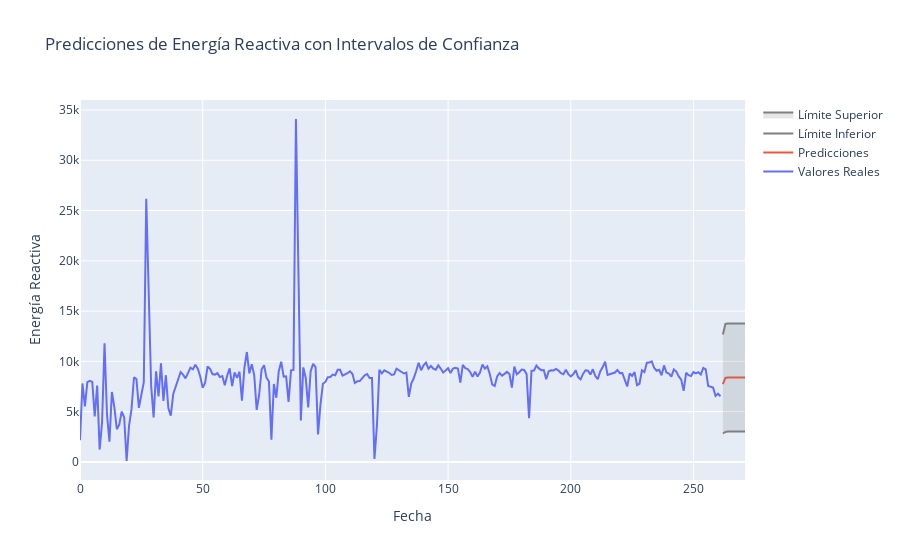

The notebook cell this image was saved under:
### Code cell
import plotly.graph_objects as go

# Crear un DataFrame con los resultados
pred_df = pd.DataFrame({
    'Predicciones': prediccion_media,
    'Límite Inferior': limite_inferior,
    'Límite Superior': limite_superior
})


#df_er["date"].index[-1]
#len(pred_df)+1
# Asignar un índice de fechas adecuado para las predicciones
pred_df["date"] = pd.date_range(start=df_er["date"][df_er["date"].index[-1]], periods=len(pred_df)+1, freq='D')[1:]
pred_df
## Crear el gráfico con Plotly
fig = go.Figure()
#
## Agregar los valores históricos de energía reactiva
fig.add_trace(go.Scatter(x=df_er.index, y=df_er['energia_reactiva'], mode='lines', name='Valores Reales'))
#
## Agregar las predicciones
fig.add_trace(go.Scatter(x=pred_df.index, y=pred_df['Predicciones'], mode='lines', name='Predicciones'))
#
## Agregar el intervalo de confianza (Límite Inferior y Superior)
fig.add_trace(go.Scatter(
    x=pred_df.index, y=pred_df['Límite Inferior'], mode='lines', 
    line=dict(color='gray'), name='Límite Inferior', fill=None))

fig.add_trace(go.Scatter(
    x=pred_df.index, y=pred_df['Límite Superior'], mode='lines', 
    line=dict(color='gray'), name='Límite Superior', fill='tonexty', fillcolor='rgba(128, 128, 128, 0.2)'))

# Título y etiquetas
fig.update_layout(title="Predicciones de Energía Reactiva con Intervalos de Confianza",
                  xaxis_title="Fecha", yaxis_title="Energía Reactiva")

# Mostrar el gráfico
fig.show()

### Figure 1 — Plotly figure (JSON) as saved in the notebook; plotly's stock layout.template omitted (floating-point values rounded to 4 significant figures; data arrays with more than 128 entries replaced by an {"elided": "..."} marker saying what was removed)
{"data": [{"mode": "lines", "name": "Valores Reales", "type": "scatter", "x": {"elided": "262 int values"}, "y": {"elided": "262 float values"}}, {"mode": "lines", "name": "Predicciones", "type": "scatter", "x": [262, 263, 264, 265, 266, 267, 268, 269, 270, 271], "y": [7746.0, 8346.0, 8395.0, 8399.0, 8399.0, 8399.0, 8399.0, 8399.0, 8399.0, 8399.0]}, {"line": {"color": "gray"}, "mode": "lines", "name": "Límite Inferior", "type": "scatter", "x": [262, 263, 264, 265, 266, 267, 268, 269, 270, 271], "y": [2823.0, 2972.0, 3018.0, 3022.0, 3022.0, 3022.0, 3022.0, 3022.0, 3022.0, 3022.0]}, {"fill": "tonexty", "fillcolor": "rgba(128, 128, 128, 0.2)", "line": {"color": "gray"}, "mode": "lines", "name": "Límite Superior", "type": "scatter", "x": [262, 263, 264, 265, 266, 267, 268, 269, 270, 271], "y": [12670.0, 13720.0, 13770.0, 13780.0, 13780.0, 13780.0, 13780.0, 13780.0, 13780.0, 13780.0]}], "layout": {"title": {"text": "Predicciones de Energía Reactiva con Intervalos de Confianza"}, "xaxis": {"title": {"text": "Fecha"}}, "yaxis": {"title": {"text": "Energía Reactiva"}}}}
